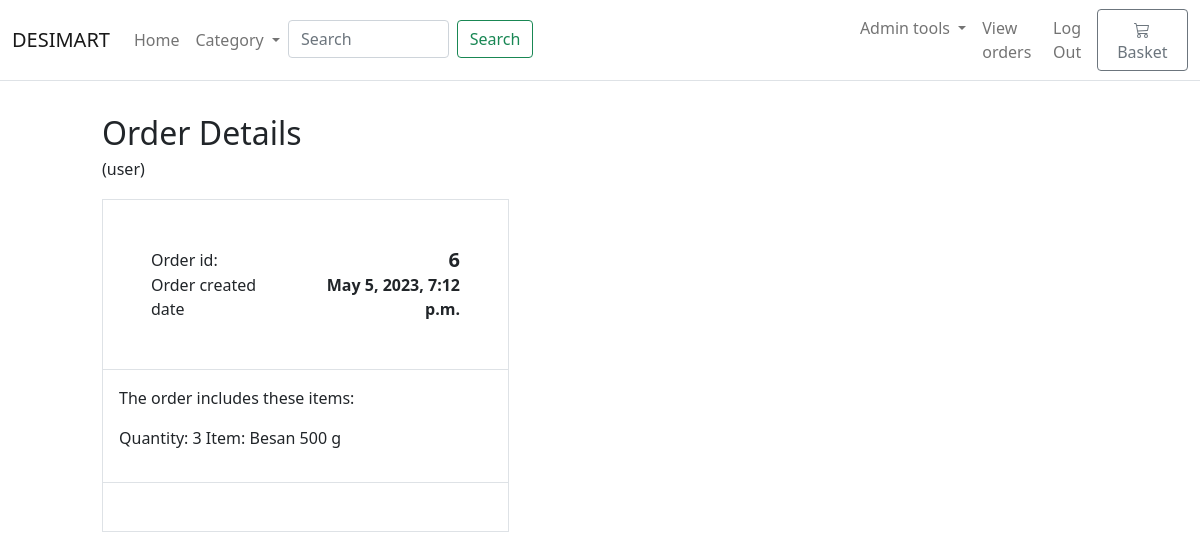
/order/6/, run on the app's committed database.
### desi_mart/models.py (models this page shows, shortened)
class Order(models.Model):
    customer = models.ForeignKey('desi_mart.Customer', on_delete=models.CASCADE)
    created_date = models.DateTimeField(auto_now_add=True)

class LineItem(models.Model):
    quantity = models.IntegerField()
    product = models.ForeignKey('desi_mart.Product', on_delete=models.CASCADE)
    cart = models.ForeignKey('desi_mart.Cart', on_delete=models.CASCADE)
    order = models.ForeignKey('desi_mart.Order', on_delete=models.CASCADE)
    created_date = models.DateTimeField(auto_now_add=True)

class Product(models.Model):
    category = models.ForeignKey(Category, related_name='product', on_delete=models.CASCADE)
    title = models.CharField(max_length=255)
    imageLink = models.TextField()
    price = models.DecimalField(max_digits=10, decimal_places=2)
    discount_price = models.DecimalField(max_digits=10, decimal_places=2)
    in_stock = models.BooleanField(default=True)
    class Meta:
        verbose_name_plural = 'Products'
    def __str__(self):
        return self.title

### desi_mart/views/general.py (the view)
# urls.py: path('order/<int:id>/', views.general.order_detail, name='order_detail'),
def order_detail(request, id):
    order = get_object_or_404(Order, id=id)
    customer = order.customer
    user = get_object_or_404(User, id=customer.pk)
    line_items = LineItem.objects.filter(order_id=order.id)
    return render(request, 'desi_mart/order_detail.html', {'order' : order, 'user': user, 'line_items': line_items})

### desi_mart/views/general.py (called while the page is built)
def categories(request):
    return {
        'categories': Category.objects.all()
    }

### desi_mart/templates/desi_mart/order_detail.html (shortened to what this page needs)
{% extends './base.html' %}
{% block content %}
<div class="container" style="background-color:white; margin-top:3%">
    <div class="col-md-8 col-lg-5 ps-md-3 ps-lg-5" style="background-color:white">
                <h1 class="mb-0 h2">Order Details</h1>
                <p> (user)</p>
                <div class="border">
                    <div class="col border-bottom">
                        <div class="row p-5">
                            <div class="col-6">Order id: </div>
                            <div class="col-6 text-end"><span class="h5 fw-bold">{{ order.id }}</span></div>
                            <div class="col-6">Order created date</div>
                            <div class="col-6 text-end"><span class="h8 fw-bold">{{ order.created_date }}</span></div>
                        </div>
                    </div>
                    <div class="col border-bottom">
                        <div class="row p-3">
                            <p>The order includes these items:</p>
                              {% for line_item in line_items %}
                              <p>
                               Quantity: {{ line_item.quantity}}  Item: {{ line_item.product }}
                              </p>
                             {% endfor %}
                        </div>
                    </div>
                    <br> <br>
                </div>
            </div>
</div>
    {% endblock %}

### data on the page
Order: id "6", created_date "May 5, 2023, 7:12 p.m."
LineItem: quantity "3", product "Besan 500 g"
